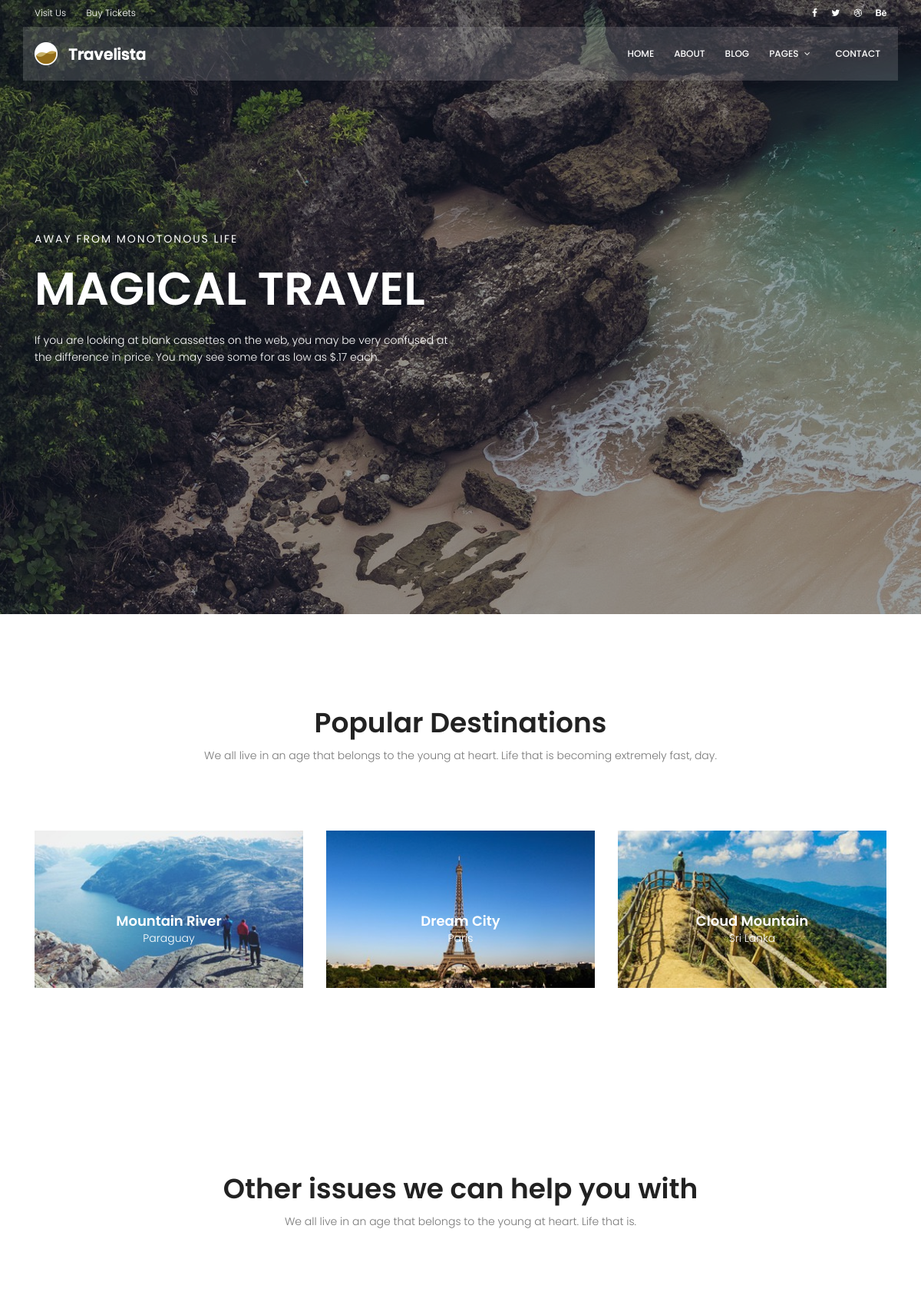
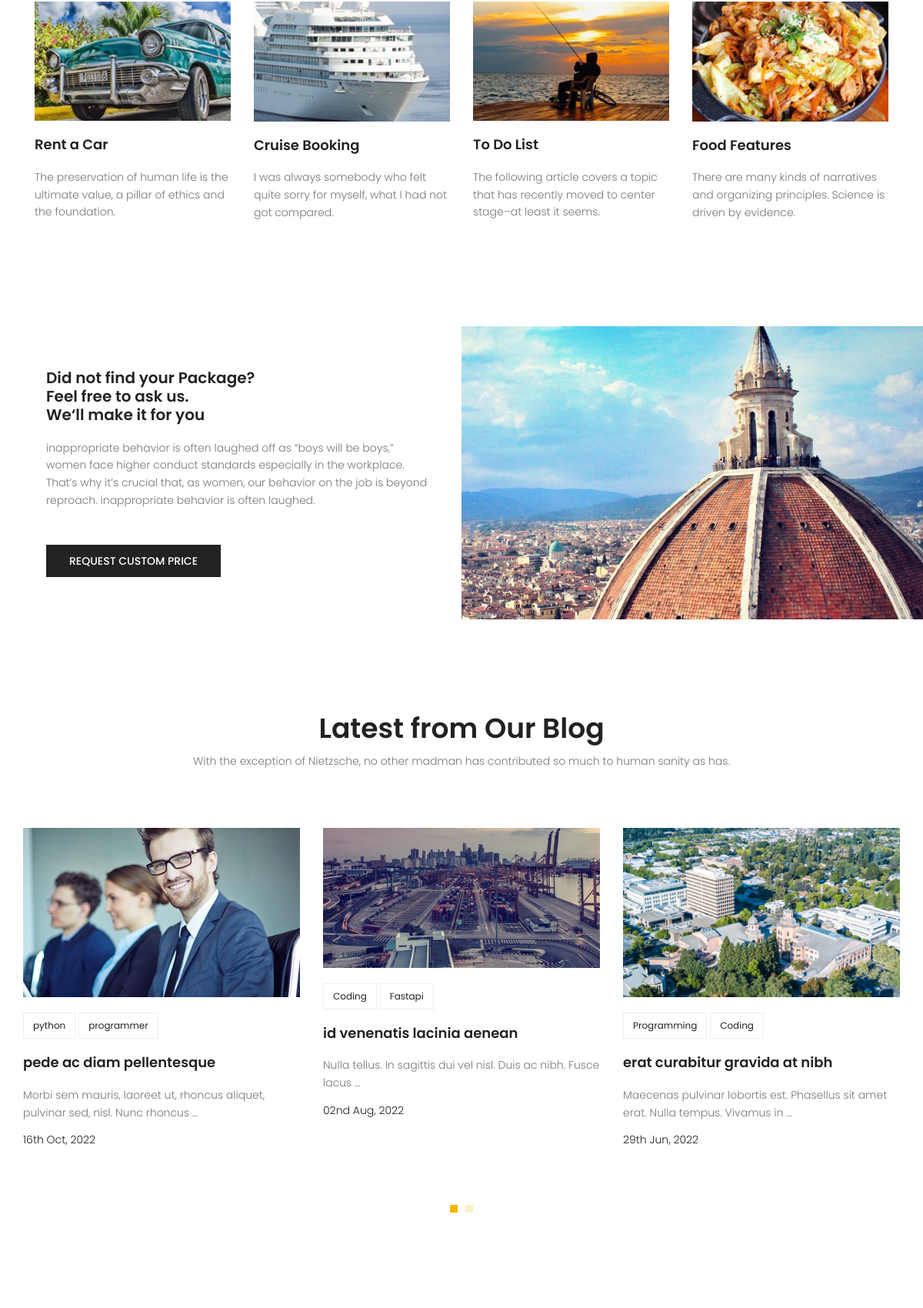
The page / (upper part) on the database its author committed (2 pictures, top to bottom).
### blog/models.py (models this page shows, shortened)
class Post(models.Model):
    author = models.ForeignKey(to=User, on_delete=models.SET_NULL, null=True)
    image = models.ImageField(upload_to='blog_post/', default='blog_post/default.jpg')
    title = models.CharField(max_length=255)
    content = models.TextField()
    category = models.ManyToManyField(to=Category)
    counted_views = models.IntegerField(default=0)
    status = models.BooleanField(default=False)
    publish_date = models.DateTimeField(null=True)
    created_date = models.DateTimeField(auto_now_add=True)
    updated_date = models.DateTimeField(auto_now=True)
    class Meta:
        ordering = ['-publish_date']

class Category(models.Model):
    name = models.CharField(max_length=255)

### website/views.py (the view)
# urls.py: path('', index_view, name='index'),
def index_view(request):
    return render(request, template_name='website/index.html')

### website/templatetags/website_tags.py (called while the page is built)
@register.inclusion_tag('website/website-blog-area.html')
def blog_area():
    all_post = Post.objects.filter(publish_date__lte=timezone.now(), status=True)[:6]
    return {'all_post': all_post}

### website/templates/website/index.html (shortened to what this page needs)
{% extends 'base.html' %}
{% load static %}
{% load website_tags %}
{% block content %}
<section class="banner-area relative">
    <div class="overlay overlay-bg"></div>
    <div class="container">
        <div class="row fullscreen align-items-center justify-content-between">
            <div class="col-lg-6 col-md-6 banner-left">
                <h6 class="text-white">Away from monotonous life</h6>
                <h1 class="text-white">Magical Travel</h1>
                <p class="text-white">
                    If you are looking at blank cassettes on the web, you may be very confused at the difference in
                    price. You may see some for as low as $.17 each.
                </p>
            </div>
        </div>
    </div>
</section>
<section class="popular-destination-area section-gap">
    <div class="container">
        <div class="row d-flex justify-content-center">
            <div class="menu-content pb-70 col-lg-8">
                <div class="title text-center">
                    <h1 class="mb-10">Popular Destinations</h1>
                    <p>We all live in an age that belongs to the young at heart. Life that is becoming extremely fast,
                        day.</p>
                </div>
            </div>
        </div>
        <div class="row">
            <div class="col-lg-4">
                <div class="single-destination relative">
                    <div class="thumb relative">
                        <img class="img-fluid" src="{% static 'img/d1.jpg' %}" alt="">
                    </div>
                    <div class="desc">
                        <h4>Mountain River</h4>
                        <p>Paraguay</p>
                    </div>
                </div>
            </div>
            <div class="col-lg-4">
                <div class="single-destination relative">
                    <div class="thumb relative">
                        <img class="img-fluid" src="{% static 'img/d2.jpg' %}" alt="">
                    </div>
                    <div class="desc">
                        <h4>Dream City</h4>
                        <p>Paris</p>
                    </div>
                </div>
            </div>
            <div class="col-lg-4">
                <div class="single-destination relative">
                    <div class="thumb relative">
                        <img class="img-fluid" src="{% static 'img/d3.jpg' %}" alt="">
                    </div>
                    <div class="desc">
                        <h4>Cloud Mountain</h4>
                        <p>Sri Lanka</p>
                    </div>
                </div>
            </div>
        </div>
    </div>
</section>
<section class="other-issue-area section-gap">
    <div class="container">
        <div class="row d-flex justify-content-center">
            <div class="menu-content pb-70 col-lg-9">
                <div class="title text-center">
                    <h1 class="mb-10">Other issues we can help you with</h1>
                    <p>We all live in an age that belongs to the young at heart. Life that is.</p>
                </div>
            </div>
        </div>
        <div class="row">
            <div class="col-lg-3 col-md-6">
                <div class="single-other-issue">
                    <div class="thumb">
                        <img class="img-fluid" src="{% static 'img/o1.jpg' %}" alt="">
                    </div>
                    <a href="#">
                        <h4>Rent a Car</h4>
                    </a>
                    <p>
                        The preservation of human life is the ultimate value, a pillar of ethics and the foundation.
                    </p>
                </div>
            </div>
            <div class="col-lg-3 col-md-6">
                <div class="single-other-issue">
                    <div class="thumb">
                        <img class="img-fluid" src="{% static 'img/o2.jpg' %}" alt="">
                    </div>
                    <a href="#">
                        <h4>Cruise Booking</h4>
                    </a>
                    <p>
                        I was always somebody who felt quite sorry for myself, what I had not got compared.
                    </p>
                </div>
            </div>
            <div class="col-lg-3 col-md-6">
                <div class="single-other-issue">
                    <div class="thumb">
                        <img class="img-fluid" src="{% static 'img/o3.jpg' %}" alt="">
                    </div>
                    <a href="#">
                        <h4>To Do List</h4>
                    </a>
                    <p>
                        The following article covers a topic that has recently moved to center stage–at least it seems.
                    </p>
                </div>
            </div>
            <div class="col-lg-3 col-md-6">
                <div class="single-other-issue">
                    <div class="thumb">
                        <img class="img-fluid" src="{% static 'img/o4.jpg' %}" alt="">
                    </div>
                    <a href="#">
                        <h4>Food Features</h4>
                    </a>
                    <p>
                        There are many kinds of narratives and organizing principles. Science is driven by evidence.
                    </p>
                </div>
            </div>
        </div>
    </div>
</section>
<section class="home-about-area">
    <div class="container-fluid">
        <div class="row align-items-center justify-content-end">
            <div class="col-lg-6 col-md-12 home-about-left">
                <h1>
                    Did not find your Package? <br>
                    Feel free to ask us. <br>
                    We‘ll make it for you
                </h1>
                <p>
                    inappropriate behavior is often laughed off as “boys will be boys,” women face higher conduct
                    standards especially in the workplace. That’s why it’s crucial that, as women, our behavior on the
                    job is beyond reproach. inappropriate behavior is often laughed.
                </p>
                <a href="#" class="primary-btn text-uppercase">request custom price</a>
            </div>
            <div class="col-lg-6 col-md-12 home-about-right no-padding">
                <img class="img-fluid" src="{% static 'img/about-img.jpg' %}" alt="">
            </div>
        </div>
    </div>
</section>
{% blog_area %}
{% endblock %}

### website/templates/website/website-blog-area.html
{% load static %}
<section class="recent-blog-area section-gap">
    <div class="container">
        <div class="row d-flex justify-content-center">
            <div class="menu-content pb-60 col-lg-9">
                <div class="title text-center">
                    <h1 class="mb-10">Latest from Our Blog</h1>
                    <p>With the exception of Nietzsche, no other madman has contributed
                        so much to human sanity as has.</p>
                </div>
            </div>
        </div>
        <div class="row">
            <div class="active-recent-blog-carusel">
                {% for post in all_post %}
                    <div class="single-recent-blog-post item">
                    <div class="thumb">
                        <img class="img-fluid" src="{{ post.image.url }}" alt="">
                    </div>
                    <div class="details">
                        <div class="tags">
                            <ul>
                                {% for cat in post.category.all %}
                                    <li>
                                        <a href="{% url 'blog:category' cat_name=cat.name %}">{{ cat.name }}</a>
                                    </li>
                                {% endfor %}
                            </ul>
                        </div>
                        <a href="{% url 'blog:single' post.id %}"><h4 class="title">{{ post.title }}</h4></a>
                        <p>
                            {{ post.content|truncatewords:12 }}
                        </p>
                        <h6 class="date">{{ post.publish_date | date:'dS M, Y' }}</h6>
                    </div>
                </div>
                {% endfor %}
            </div>
        </div>
    </div>
</section>

### static/css/main.css (style rules this page uses)
body { color: #777777; font-family: "Poppins", sans-serif; font-size: 14px; font-weight: 300; line-height: 1.625em; position: relative; }
ol, ul { margin: 0; padding: 0; list-style: none; }
a { -webkit-transition: all 0.3s ease 0s; -moz-transition: all 0.3s ease 0s; -o-transition: all 0.3s ease 0s; transition: all 0.3s ease 0s; }
a, a:focus, a:hover { text-decoration: none; outline: 0; }
h1, h2, h3, h4, h5, h6 { font-family: "Poppins", sans-serif; color: #222222; line-height: 1.2em !important; margin-bottom: 0; margin-top: 0; font-weight: 600; }
h1, .h1 { font-size: 36px; }
h4, .h4 { font-size: 18px; }
h6, .h6 { font-size: 14px; color: #222222; }
.mb-10 { margin-bottom: 10px; }
.pb-60 { padding-bottom: 60px; }
.pb-70 { padding-bottom: 70px; }
.text-white { color: #fff; }
.text-center { text-align: center; }
.relative { position: relative; }
.overlay { position: absolute; left: 0; right: 0; top: 0; bottom: 0; }
.no-padding { padding: 0; }
h1 { font-size: 36px; }
h4 { font-size: 18px; }
h6 { font-size: 14px; }
h1, h2, h3, h4, h5, h6 { line-height: 1.5em; }
.section-gap { padding: 120px 0; }
.primary-btn { background: #f8b600; line-height: 42px; padding-left: 30px; padding-right: 30px; border: none; color: #fff; display: inline-block; font-size: 14px; font-weight: 500; position: relative; -webkit-transition: all 0.3s ease 0s; -moz-transition: all 0.3s ease 0s; -o-transition: all 0.3s ease 0s; transition: all 0.3s ease 0s; cursor: pointer; position: relative; }
.banner-area { background: url(../img/hero-bg.jpg) center; background-size: cover; }
.banner-area .overlay-bg { background: rgba(4, 9, 30, 0.4); }
.banner-left h6 { text-transform: uppercase; font-weight: 400; font-size: 14px; letter-spacing: 2px; }
.banner-left h1 { margin: 20px 0; font-size: 60px; text-transform: uppercase; }
.banner-left p { margin: 20px 0px; }
.single-destination { -webkit-transition: all 0.3s ease 0s; -moz-transition: all 0.3s ease 0s; -o-transition: all 0.3s ease 0s; transition: all 0.3s ease 0s; }
.single-destination .thumb { position: relative; }
.single-destination .thumb img { width: 100%; }
.single-destination .desc { text-align: center; position: absolute; width: 100%; left: 50%; top: 50%; transform: translate(-50%, -50%); }
.single-destination .desc h4 { color: #fff; }
.single-destination .desc p { color: #fff; font-size: 14px; font-weight: 300; margin-bottom: 0px; }
.single-other-issue .thumb { overflow: hidden; }
.single-other-issue .thumb img { width: 100%; -webkit-transition: all 0.3s ease 0s; -moz-transition: all 0.3s ease 0s; -o-transition: all 0.3s ease 0s; transition: all 0.3s ease 0s; }
.single-other-issue h4 { margin: 20px 0; -webkit-transition: all 0.3s ease 0s; -moz-transition: all 0.3s ease 0s; -o-transition: all 0.3s ease 0s; transition: all 0.3s ease 0s; }
.home-about-area .home-about-left { padding-left: 20%; }
@media (max-width: 1366px) { .home-about-area .home-about-left { padding-left: 5%; } }
.home-about-area .home-about-left h1 { max-width: 510px; }
@media (max-width: 1366px) { .home-about-area .home-about-left h1 { font-size: 20px; } }
.home-about-area .home-about-left p { max-width: 500px; padding: 20px 0; }
.home-about-area .home-about-left .primary-btn { margin-top: 10px; background: #222; font-size: 14px; }
.home-about-area .home-about-right img { width: 100%; }
.recent-blog-area .single-recent-blog-post .thumb { overflow: hidden; }
.recent-blog-area .single-recent-blog-post .thumb img { -webkit-transition: all 0.3s ease 0s; -moz-transition: all 0.3s ease 0s; -o-transition: all 0.3s ease 0s; transition: all 0.3s ease 0s; }
.recent-blog-area .single-recent-blog-post .tags { margin: 20px 0px; }
.recent-blog-area .single-recent-blog-post .tags li { display: inline-block; border: 1px solid #eee; padding: 4px 12px; -webkit-transition: all 0.3s ease 0s; -moz-transition: all 0.3s ease 0s; -o-transition: all 0.3s ease 0s; transition: all 0.3s ease 0s; }
.recent-blog-area .single-recent-blog-post .tags li a { font-weight: 400; font-size: 12px; color: #222; }
.recent-blog-area .single-recent-blog-post .title { -webkit-transition: all 0.3s ease 0s; -moz-transition: all 0.3s ease 0s; -o-transition: all 0.3s ease 0s; transition: all 0.3s ease 0s; margin: 20px 0; }
.recent-blog-area .single-recent-blog-post .date { color: #222; font-weight: 300; }

### rows shown on the page
Post: image (picture), title "pede ac diam pellentesque", content "Morbi sem mauris, laoreet ut, rhoncus aliquet, pulvinar sed, nisl. Nunc rhoncus …", publish_date "16th Oct, 2022"
Category: name "python"
Category: name "programmer"
Post: image (placeholder picture), title "id venenatis lacinia aenean", content "Nulla tellus. In sagittis dui vel nisl. Duis ac nibh. Fusce lacus …", publish_date "02nd Aug, 2022"
Category: name "Coding"
Category: name "Fastapi"
Post: image (picture), title "erat curabitur gravida at nibh", content "Maecenas pulvinar lobortis est. Phasellus sit amet erat. Nulla tempus. Vivamus in …", publish_date "29th Jun, 2022"
Category: name "Programming"
